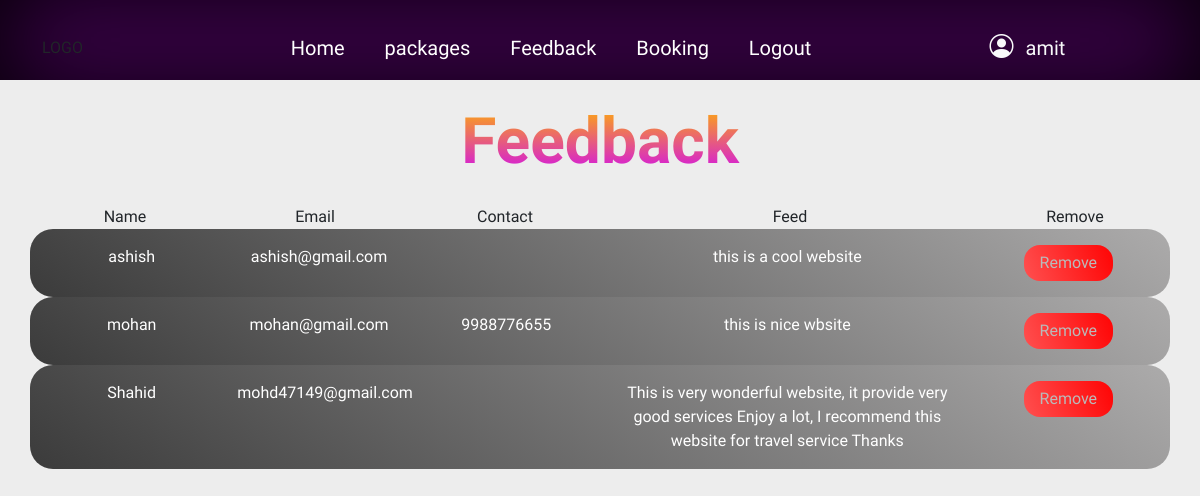
Screenshot of /adminfeedback.php (signed in) with the database file from the repository.
### tables this page shows
CREATE TABLE `feedback` (
  `email` varchar(100) NOT NULL,
  `contact` varchar(32) DEFAULT NULL,
  `feed` varchar(250) DEFAULT NULL,
  `name` varchar(32) NOT NULL
);

### adminfeedback.php (the view, shortened to what this page needs)
<?php
if(isset($_SESSION['aid'])){
?>
<?php
$con=mysqli_connect('localhost','root','','trip');
?>
<!DOCTYPE html>
<html lang="en">
<head>
    <link rel="stylesheet" href="https://cdn.jsdelivr.net/npm/bootstrap-icons@1.10.3/font/bootstrap-icons.css">
    <link href="https://cdn.jsdelivr.net/npm/bootstrap@5.3.0-alpha1/dist/css/bootstrap.min.css" rel="stylesheet">
</head>
<body>
<div class="main-head">
<div class="container">
    <div class="row pt-3 justify-content-around align-items-center main-nav">
                <div class="col-lg-2">LOGO</div>
                <div class="col-lg-7 menu text-center d-none d-lg-block">
                    <ul>
                        <li><a href="adminindex.php">Home</a></li>
                        <li><a href="adminpackages.php">packages</a></li>
                        <li><a href="adminfeedback.php">Feedback</a></li>
                        <li><a href="adminbooking.php">Booking</a></li>
                        <li><a href="logout.php">Logout</a></li>
                    </ul>
                </div>
                <d class="col-lg-3 text-center ">
                <i class="bi bi-person-circle text-light h4"></i>
                 <span class="text-light lead ms-2"> <?php echo $_SESSION['aname'];?></span>
                </d>
            </div>
    </div>
</div>
    <br>
    <div class="container">
        <div class="text-center display-5 gradient-text">Feedback</div>
    <div class="row justify-content-center mt-4">
                <div class="col-12 text-center">
                <div class="main-table ">
                    <div class="row justify-content-between">
                                    <div class="col-2">Name</div>
                                    <div class="col-2">Email</div>
                                    <div class="col-2">Contact</div>
                                    <div class="col-4">Feed</div>
                                    <div class="col-2">Remove</div>
            </div>
                    <?php
                            $exe=mysqli_query($con, "SELECT * FROM feedback");
                            if($exe){
                                while($row=mysqli_fetch_array($exe)){
                            ?>
                    <div class="row-cards row justify-content-between rows">
                        <div class="col-2">
                            <?php echo $row['name'];?>
                        </div>
                        <div class="col-2">
                            <?php echo $row['email'];?>
                        </div>
                        <div class="col-2">
                            <?php echo $row['contact'];?>
                        </div>
                        <div class="col-4">
                        <?php echo $row['feed'];?>
                        </div>
                        <div class="col-2">
                        <form action="" method="post">
                                        <button type="submit" value="<?php echo $row['email'];?>" name="sub" class="btn px-3">Remove</button>
                                    </form>
                        </div>
                    </div>
                    <?php
                       }
                    }
                 ?>
                </div>
            </div>
    </div>
</body>
</html>
<?php
}else{
    header("location:login.php");
}
?>

### rows the page displays
feedback: name "ashish", email "ashish@gmail.com", feed "this is a cool website"
feedback: name "mohan", email "mohan@gmail.com", contact "9988776655", feed "this is nice wbsite"
feedback: name "Shahid", email "mohd47149@gmail.com", feed "This is very wonderful website, it provide very good services Enjoy a lot, I recommend this website for travel service Thanks"

### other values shown
$_SESSION['aname'] "amit"
